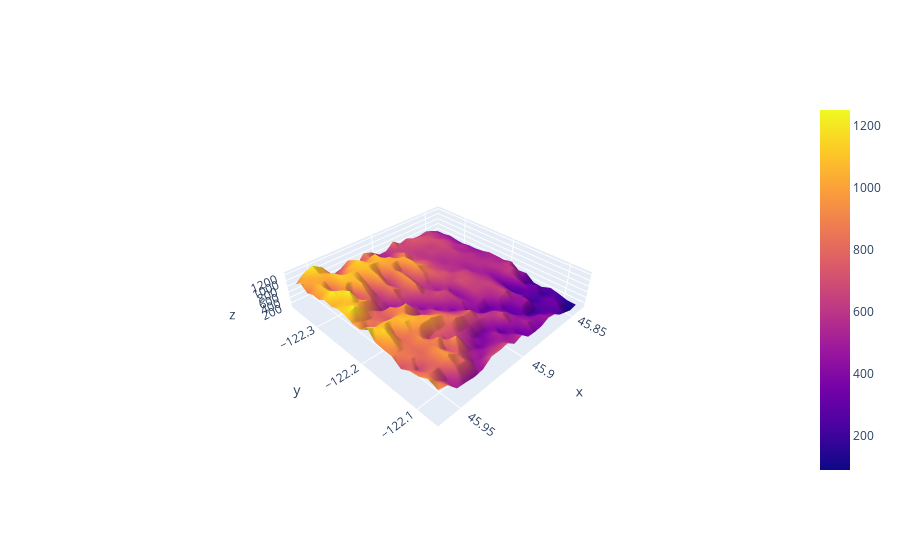

Notebook code cell kept with this figure:
### Code cell
#this one works!
import plotly.graph_objects as go
import numpy as np
z = np.array(elevation_grid_by_num_splits['elevation'])
x = np.array(elevation_grid_by_num_splits['latitude'])
y = np.array(elevation_grid_by_num_splits['longitude'])


#fig = go.Figure(data=[go.Surface(z=elevation_grid_by_num_splits.values[2], x=elevation_grid_by_num_splits.values[0], y=elevation_grid_by_num_splits.values[1])])

fig = go.Figure(data=[go.Surface(z=pivoted_elevation_grid_by_num_splits.values, x=pivoted_elevation_grid_by_num_splits.index, y=pivoted_elevation_grid_by_num_splits.columns)])


fig.update_layout(
    scene=dict(
        aspectratio=dict(x=1, y=1, z=0.2),
        aspectmode='manual'
    )
)

fig.show()

### Figure 1 — Plotly figure (JSON) as saved in the notebook; plotly's stock layout.template omitted (floating-point values rounded to 4 significant figures; data arrays with more than 128 entries replaced by an {"elided": "..."} marker saying what was removed)
{"data": [{"type": "surface", "x": [45.84, 45.85, 45.85, 45.86, 45.87, 45.87, 45.88, 45.88, 45.89, 45.9, 45.9, 45.91, 45.92, 45.92, 45.93, 45.94, 45.94, 45.95, 45.96, 45.96], "y": [-122.4, -122.3, -122.3, -122.3, -122.3, -122.3, -122.3, -122.3, -122.2, -122.2, -122.2, -122.2, -122.2, -122.2, -122.1, -122.1, -122.1, -122.1, -122.1, -122.1], "z": {"elided": "20x20 int values"}}], "layout": {"scene": {"aspectmode": "manual", "aspectratio": {"x": 1, "y": 1, "z": 0.2}}}}
